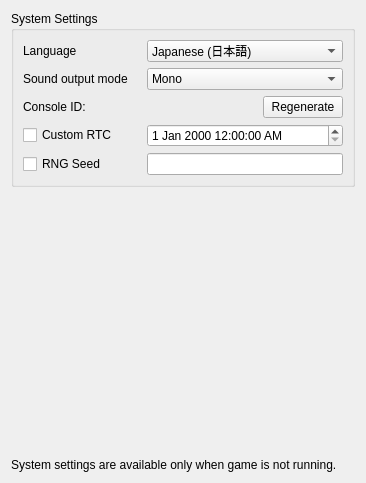
<?xml version="1.0" encoding="UTF-8"?>
<ui version="4.0">
 <class>ConfigureSystem</class>
 <widget class="QWidget" name="ConfigureSystem">
  <property name="geometry">
   <rect>
    <x>0</x>
    <y>0</y>
    <width>366</width>
    <height>483</height>
   </rect>
  </property>
  <property name="windowTitle">
   <string>Form</string>
  </property>
  <layout class="QHBoxLayout" name="horizontalLayout">
   <item>
    <layout class="QVBoxLayout" name="verticalLayout">
     <item>
      <widget class="QGroupBox" name="group_system_settings">
       <property name="title">
        <string>System Settings</string>
       </property>
       <layout class="QGridLayout" name="gridLayout">
        <item row="1" column="0">
         <widget class="QLabel" name="label_sound">
          <property name="text">
           <string>Sound output mode</string>
          </property>
         </widget>
        </item>
        <item row="2" column="0">
         <widget class="QLabel" name="label_console_id">
          <property name="text">
           <string>Console ID:</string>
          </property>
         </widget>
        </item>
        <item row="0" column="1">
         <widget class="QComboBox" name="combo_language">
          <property name="toolTip">
           <string>Note: this can be overridden when region setting is auto-select</string>
          </property>
          <item>
           <property name="text">
            <string>Japanese (日本語)</string>
           </property>
          </item>
          <item>
           <property name="text">
            <string>English</string>
           </property>
          </item>
          <item>
           <property name="text">
            <string>French (français)</string>
           </property>
          </item>
          <item>
           <property name="text">
            <string>German (Deutsch)</string>
           </property>
          </item>
          <item>
           <property name="text">
            <string>Italian (italiano)</string>
           </property>
          </item>
          <item>
           <property name="text">
            <string>Spanish (español)</string>
           </property>
          </item>
          <item>
           <property name="text">
            <string>Chinese</string>
           </property>
          </item>
          <item>
           <property name="text">
            <string>Korean (한국어)</string>
           </property>
          </item>
          <item>
           <property name="text">
            <string>Dutch (Nederlands)</string>
           </property>
          </item>
          <item>
           <property name="text">
            <string>Portuguese (português)</string>
           </property>
          </item>
          <item>
           <property name="text">
            <string>Russian (Русский)</string>
           </property>
          </item>
          <item>
           <property name="text">
            <string>Taiwanese</string>
           </property>
          </item>
          <item>
           <property name="text">
            <string>British English</string>
           </property>
          </item>
          <item>
           <property name="text">
            <string>Canadian French</string>
           </property>
          </item>
          <item>
           <property name="text">
            <string>Latin American Spanish</string>
           </property>
          </item>
          <item>
           <property name="text">
            <string>Simplified Chinese</string>
           </property>
          </item>
          <item>
           <property name="text">
            <string>Traditional Chinese (正體中文)</string>
           </property>
          </item>
          <item>
           <property name="text">
            <string>Czech (Čeština)</string>
           </property>
          </item>
         </widget>
        </item>
        <item row="4" column="0">
         <widget class="QCheckBox" name="rng_seed_checkbox">
          <property name="text">
           <string>RNG Seed</string>
          </property>
         </widget>
        </item>
        <item row="1" column="1">
         <widget class="QComboBox" name="combo_sound">
          <item>
           <property name="text">
            <string>Mono</string>
           </property>
          </item>
          <item>
           <property name="text">
            <string>Stereo</string>
           </property>
          </item>
          <item>
           <property name="text">
            <string>Surround</string>
           </property>
          </item>
         </widget>
        </item>
        <item row="0" column="0">
         <widget class="QLabel" name="label_language">
          <property name="text">
           <string>Language</string>
          </property>
         </widget>
        </item>
        <item row="2" column="1">
         <widget class="QPushButton" name="button_regenerate_console_id">
          <property name="sizePolicy">
           <sizepolicy hsizetype="Fixed" vsizetype="Fixed">
            <horstretch>0</horstretch>
            <verstretch>0</verstretch>
           </sizepolicy>
          </property>
          <property name="layoutDirection">
           <enum>Qt::RightToLeft</enum>
          </property>
          <property name="text">
           <string>Regenerate</string>
          </property>
         </widget>
        </item>
        <item row="3" column="0">
         <widget class="QCheckBox" name="custom_rtc_checkbox">
          <property name="text">
           <string>Custom RTC</string>
          </property>
         </widget>
        </item>
        <item row="3" column="1">
         <widget class="QDateTimeEdit" name="custom_rtc_edit">
          <property name="minimumDate">
           <date>
            <year>1970</year>
            <month>1</month>
            <day>1</day>
           </date>
          </property>
          <property name="displayFormat">
           <string>d MMM yyyy h:mm:ss AP</string>
          </property>
         </widget>
        </item>
        <item row="4" column="1">
         <widget class="QLineEdit" name="rng_seed_edit">
          <property name="sizePolicy">
           <sizepolicy hsizetype="Minimum" vsizetype="Fixed">
            <horstretch>0</horstretch>
            <verstretch>0</verstretch>
           </sizepolicy>
          </property>
          <property name="font">
           <font>
            <family>Lucida Console</family>
           </font>
          </property>
          <property name="inputMask">
           <string notr="true">HHHHHHHH</string>
          </property>
          <property name="maxLength">
           <number>8</number>
          </property>
         </widget>
        </item>
       </layout>
      </widget>
     </item>
     <item>
      <spacer name="verticalSpacer">
       <property name="orientation">
        <enum>Qt::Vertical</enum>
       </property>
       <property name="sizeHint" stdset="0">
        <size>
         <width>20</width>
         <height>40</height>
        </size>
       </property>
      </spacer>
     </item>
     <item>
      <widget class="QLabel" name="label_disable_info">
       <property name="text">
        <string>System settings are available only when game is not running.</string>
       </property>
       <property name="wordWrap">
        <bool>true</bool>
       </property>
      </widget>
     </item>
    </layout>
   </item>
  </layout>
 </widget>
 <resources/>
 <connections/>
</ui>
